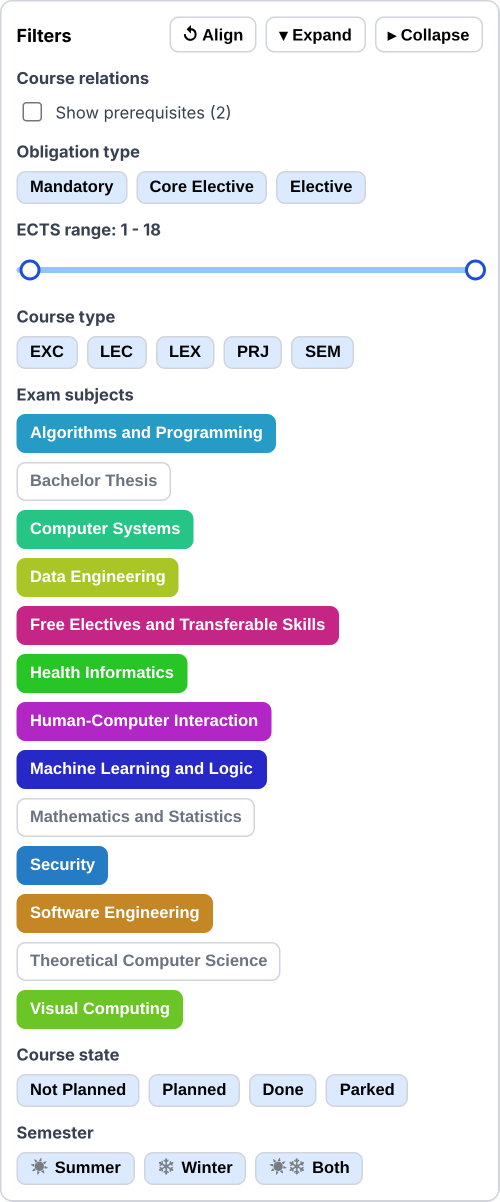
#> input picture paper-figures/panel_filters.png, 999 x 2403 px, found by its file name (shown at 1/2 size)
$ python compose.py panel_dashboard.png
#> lines starting #> are read from the running program, lines starting #| are printed output that depends on the picture
"""Compose the three Graph View panel crops into shell_graph_view_crop.png.

    python3 compose.py <dir>

Panels are placed side by side, top-aligned, on white, separated by a thin even
gap; the space the application leaves between them is dropped. The canvas
page background colour (#f9fafb) is mapped to white in all crops.
"""
import sys
from pathlib import Path

from PIL import Image

GAP = 36  # device px (12 CSS px at scale 3)


def whiten(im: Image.Image) -> Image.Image:
    im = im.convert("RGB")
    bg = (249, 250, 251)  # the application's page background
    if bg == (255, 255, 255):
        return im
    px = im.load()
    for y in range(im.height):
        for x in range(im.width):
            if px[x, y] == bg:
                px[x, y] = (255, 255, 255)
    return im


def main(out: Path) -> None:
    panels = [Image.open(out / n).convert("RGB") for n in ("panel_filters.png", "panel_graph.png", "panel_dashboard.png")]
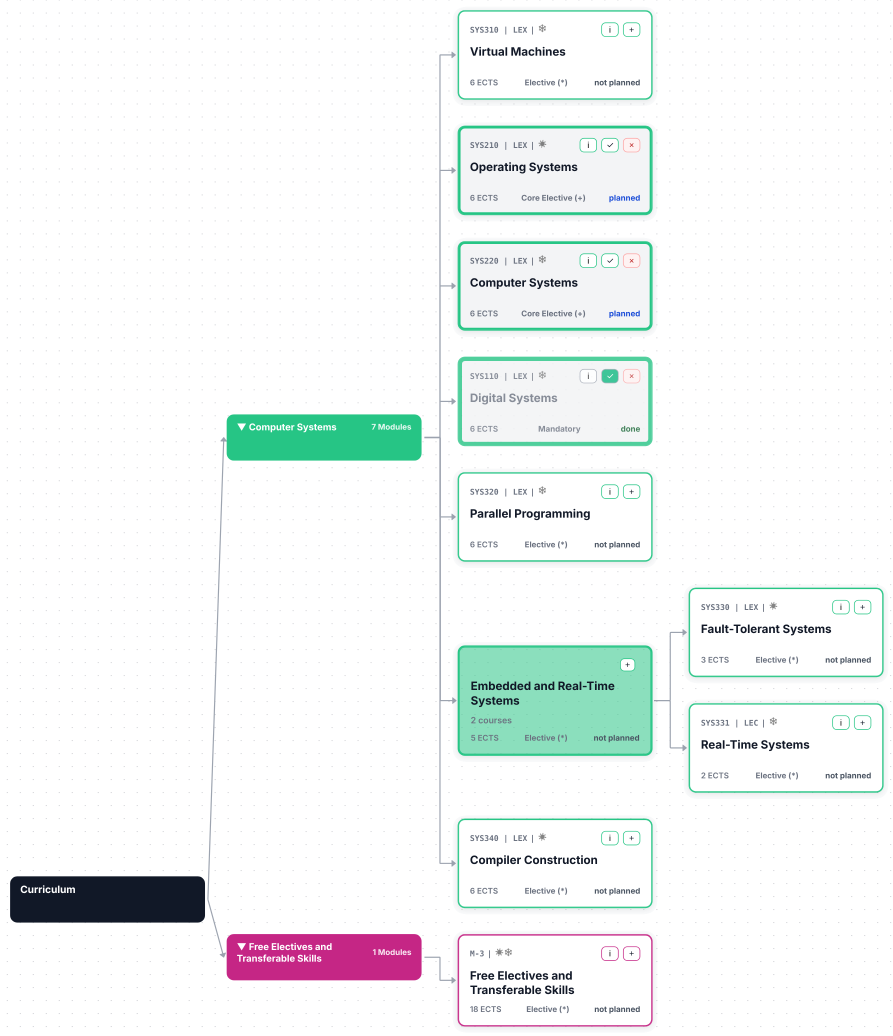
#> input picture paper-figures/panel_graph.png, 2679 x 3108 px, found by its file name (shown at 1/3 size)
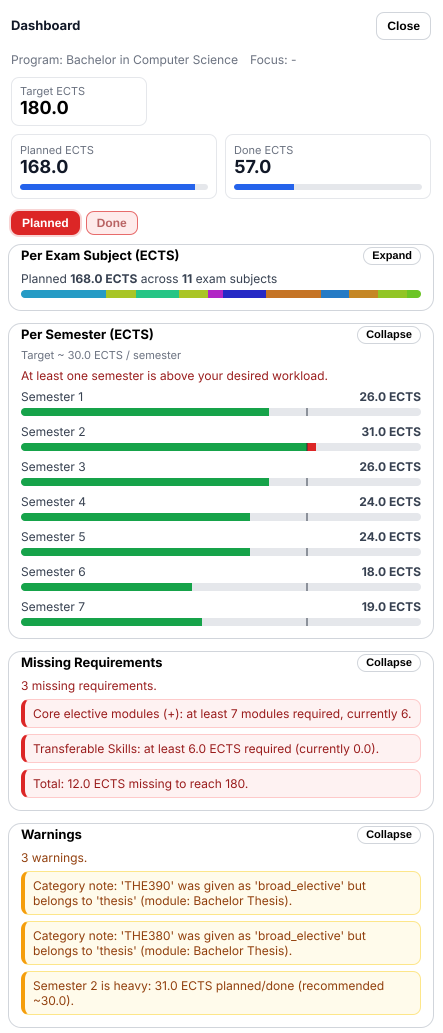
#> input picture paper-figures/panel_dashboard.png, 1329 x 3099 px, found by its file name (shown at 1/3 size)
#> panels = 3 items
    # The page background (graph canvas, rounded panel corners, crop margins) becomes white.
    names = ("panel_filters.png", "panel_graph.png", "panel_dashboard.png")
    panels = [whiten(p) for p in panels]
#> in whiten, im is the input picture: PIL image 999x2403 RGB; mean R, G, B 229.9, 232, 234.8
#> in whiten, im is the input picture: PIL image 2679x3108 RGB; mean R, G, B 242.1, 245.8, 245.2
#> in whiten, im is the input picture: PIL image 1329x3099 RGB; mean R, G, B 239.7, 240.1, 235.6
    for p, n in zip(panels, names):
        p.save(out / n, optimize=True)
#> this loop made 3 passes
#> n on passes 1 to 3: 'panel_filters.png', 'panel_graph.png', 'panel_dashboard.png'
    whiten(Image.open(out / "table_view.png")).save(out / "table_view.png", optimize=True)
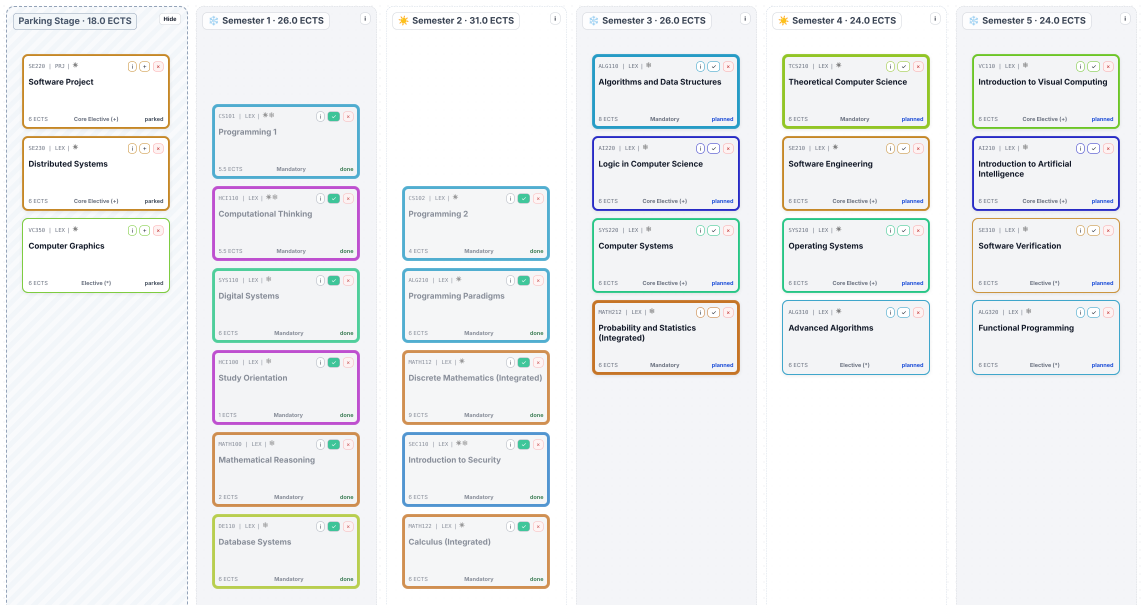
#> input picture paper-figures/table_view.png, 3429 x 1815 px, found by its file name (shown at 1/3 size)
#> in whiten, im is the input picture: PIL image 3429x1815 RGB; mean R, G, B 239.1, 241, 242.1
    width = sum(p.width for p in panels) + GAP * (len(panels) - 1)
#> width = 5079
    height = max(p.height for p in panels)
#> height = 3108
    canvas = Image.new("RGB", (width, height), (255, 255, 255))
#> canvas: PIL image 5079x3108 RGB; every value is 255
    x = 0
    for p in panels:
        canvas.paste(p, (x, 0))
        x += p.width + GAP
#> this loop made 3 passes
#> x on passes 1 to 3: 1035, 3750, 5115
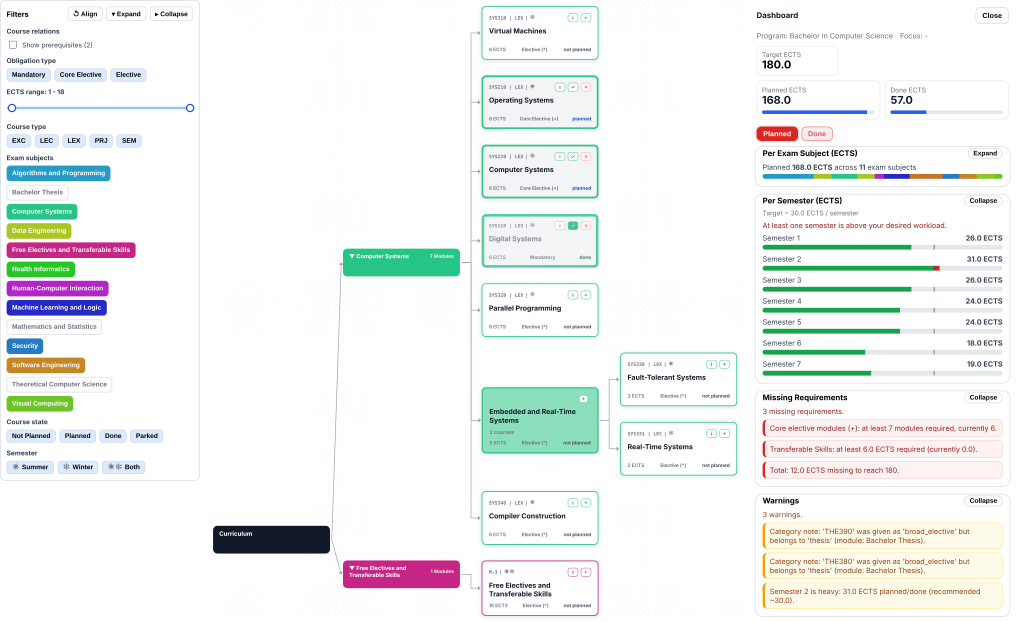
#> canvas: PIL image 5079x3108 RGB (shown at 1/5 size); mean R, G, B 240.4, 242.8, 241.7
#> after the loop, x = 5115
    canvas.save(out / "shell_graph_view_crop.png", optimize=True)
    print(f"shell_graph_view_crop.png: {width} x {height}")
#| shell_graph_view_crop.png: 5079 x 3108


if __name__ == "__main__":
    main(Path(sys.argv[1]))
